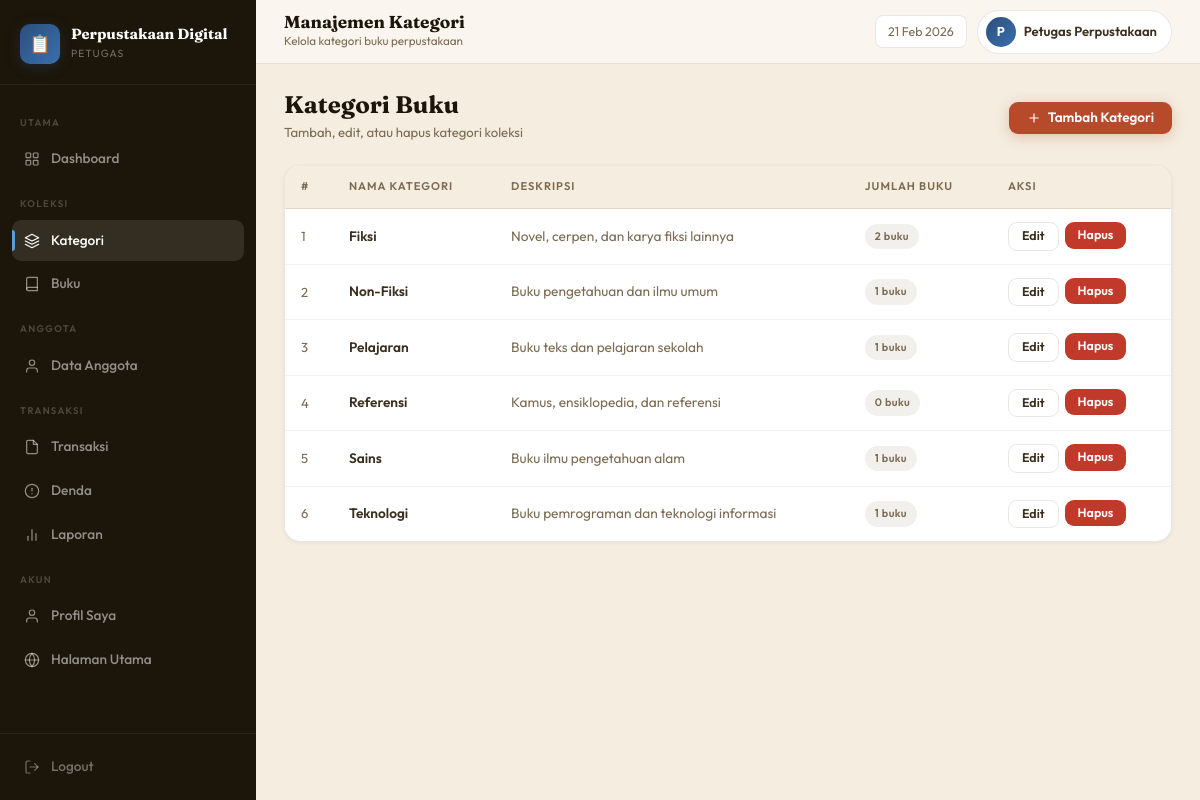
/petugas/kategori.php (signed in), run on the app's committed database.
### tables this page shows
CREATE TABLE `kategori` (
  `id_kategori`   int(11) NOT NULL AUTO_INCREMENT,
  `nama_kategori` varchar(100) NOT NULL,
  `deskripsi`     text DEFAULT NULL,
  `created_at`    datetime DEFAULT CURRENT_TIMESTAMP,
  PRIMARY KEY (`id_kategori`)
);

### petugas/kategori.php (the view, shortened to what this page needs)
<?php
$conn = getConnection();
$categories = $conn->query("
    SELECT k.*, (SELECT COUNT(*) FROM buku WHERE id_kategori=k.id_kategori) as jml
    FROM kategori k ORDER BY nama_kategori
");
?>
<!DOCTYPE html>
<html lang="id">
<head>
<link rel="stylesheet" href="../assets/css/style.css">
</head>
<body>
<div class="app-wrap">
  <?php include 'includes/nav.php'; ?>
  <div class="main-area">
    <?php include 'includes/header.php'; ?>
    <main class="content">
      <div class="page-header">
        <div>
          <div class="page-header-title">Kategori Buku</div>
          <div class="page-header-sub">Tambah, edit, atau hapus kategori koleksi</div>
        </div>
        <button class="btn btn-primary" onclick="document.getElementById('addModal').style.display='flex'">
          <svg viewBox="0 0 24 24"><line x1="12" y1="5" x2="12" y2="19"/><line x1="5" y1="12" x2="19" y2="12"/></svg>
          Tambah Kategori
        </button>
      </div>
      <div class="card">
        <div class="table-wrap">
          <table>
            <thead>
              <tr>
                <th>#</th>
                <th>Nama Kategori</th>
                <th>Deskripsi</th>
                <th>Jumlah Buku</th>
                <th>Aksi</th>
              </tr>
            </thead>
            <tbody>
              <?php if ($categories && $categories->num_rows > 0): $no = 1; ?>
                <?php while($r = $categories->fetch_assoc()): ?>
                <tr>
                  <td class="text-muted text-sm"><?= $no++ ?></td>
                  <td><div class="fw-600"><?= htmlspecialchars($r['nama_kategori']) ?></div></td>
                  <td class="text-muted"><?= htmlspecialchars($r['deskripsi'] ?? '—') ?></td>
                  <td><span class="badge badge-muted"><?= $r['jml'] ?> buku</span></td>
                  <td>
                    <div style="display:flex;gap:6px">
                      <a href="?edit=<?= $r['id_kategori'] ?>" class="btn btn-ghost btn-sm">Edit</a>
                      <form method="POST" onsubmit="return confirm('Hapus kategori ini?')" style="display:inline">
                        <button name="delete" class="btn btn-danger btn-sm">Hapus</button>
                      </form>
                    </div>
                  </td>
                </tr>
                <?php endwhile; ?>
              <?php endif; ?>
            </tbody>
          </table>
        </div>
      </div>
    </main>
  </div>
</div>
</body>
</html>

### assets/css/style.css (style rules this page uses)
:root { --bg: #f4ede0; --bg2: #ede4d2; --paper: #faf6ef; --white: #ffffff; --ink: #1c1509; --ink2: #3b2f1e; --muted: #7c6b52; --border: rgba(80,55,25,.12); --border2: rgba(80,55,25,.06); --rust: #b84a2c; --rust2: #d05a38; --gold: #c48a20; --sage: #496640; --navy: #2c4f7c; --sidebar-w: 256px; --sh0: 0 1px 4px rgba(28,21,9,.06); --sh1: 0 1px 12px rgba(28,21,9,.07); --sh2: 0 6px 32px rgba(28,21,9,.13); --sh3: 0 16px 60px rgba(28,21,9,.18); }
*,*::before,*::after { margin:0; padding:0; box-sizing:border-box; }
html { font-size:16px; scroll-behavior:smooth; }
body { font-family:'Outfit',sans-serif; background:var(--bg); color:var(--ink); line-height:1.6; min-height:100vh; }
a { text-decoration:none; color:inherit; }
button { cursor:pointer; font-family:inherit; }
.app-wrap { display:flex; min-height:100vh; }
.main-area { margin-left:var(--sidebar-w); flex:1; display:flex; flex-direction:column; min-width:0; }
.content { padding:28px; flex:1; }
.card { background:var(--white); border:1px solid var(--border); border-radius:16px; box-shadow:var(--sh0); overflow:hidden; transition:box-shadow .25s, transform .25s; }
.table-wrap { overflow-x:auto; }
table { width:100%; border-collapse:collapse; }
thead th { padding:12px 16px; text-align:left; font-size:.7rem; font-weight:600; text-transform:uppercase; letter-spacing:.09em; color:var(--muted); background:var(--bg); border-bottom:1px solid var(--border); white-space:nowrap; }
tbody td { padding:13px 16px; font-size:.855rem; color:var(--ink2); border-bottom:1px solid var(--border2); vertical-align:middle; }
tbody tr:last-child td { border-bottom:none; }
.badge { display:inline-flex; align-items:center; gap:5px; padding:4px 10px; border-radius:20px; font-size:.68rem; font-weight:600; letter-spacing:.04em; white-space:nowrap; }
.badge-muted { background:rgba(124,107,82,.1); color:var(--muted); }
.btn { display:inline-flex; align-items:center; gap:7px; padding:9px 18px; border-radius:9px; font-size:.845rem; font-weight:600; border:none; transition:all .22s; line-height:1; white-space:nowrap; text-decoration:none; }
.btn svg { width:14px; height:14px; stroke:currentColor; fill:none; stroke-width:2; stroke-linecap:round; stroke-linejoin:round; }
.btn-sm { padding:7px 13px; font-size:.78rem; }
.btn-primary { background:var(--rust); color:#fff; box-shadow:0 3px 14px rgba(184,74,44,.28); }
.btn-ghost { background:transparent; color:var(--ink2); border:1.5px solid var(--border); }
.btn-danger { background:#c0392b; color:#fff; }
.page-header { display:flex; align-items:center; justify-content:space-between; flex-wrap:wrap; gap:14px; margin-bottom:22px; }
.page-header-title { font-family:'Fraunces',serif; font-size:1.5rem; font-weight:700; color:var(--ink); line-height:1.1; }
.page-header-sub { font-size:.82rem; color:var(--muted); margin-top:4px; }
.text-muted { color:var(--muted); }
.text-sm { font-size:.82rem; }
.fw-600 { font-weight:600; }

### data on the page
kategori: nama_kategori "Fiksi", deskripsi "Novel, cerpen, dan karya fiksi lainnya", jml "2"
kategori: nama_kategori "Non-Fiksi", deskripsi "Buku pengetahuan dan ilmu umum", jml "1"
kategori: nama_kategori "Pelajaran", deskripsi "Buku teks dan pelajaran sekolah", jml "1"
kategori: nama_kategori "Referensi", deskripsi "Kamus, ensiklopedia, dan referensi", jml "0"
kategori: nama_kategori "Sains", deskripsi "Buku ilmu pengetahuan alam", jml "1"
kategori: nama_kategori "Teknologi", deskripsi "Buku pemrograman dan teknologi informasi", jml "1"

### other printed values
$page_title "Manajemen Kategori"
$page_sub "Kelola kategori buku perpustakaan"
substr(getPenggunaName(),0,1) "P"
getPenggunaName() "Petugas Perpustakaan"
